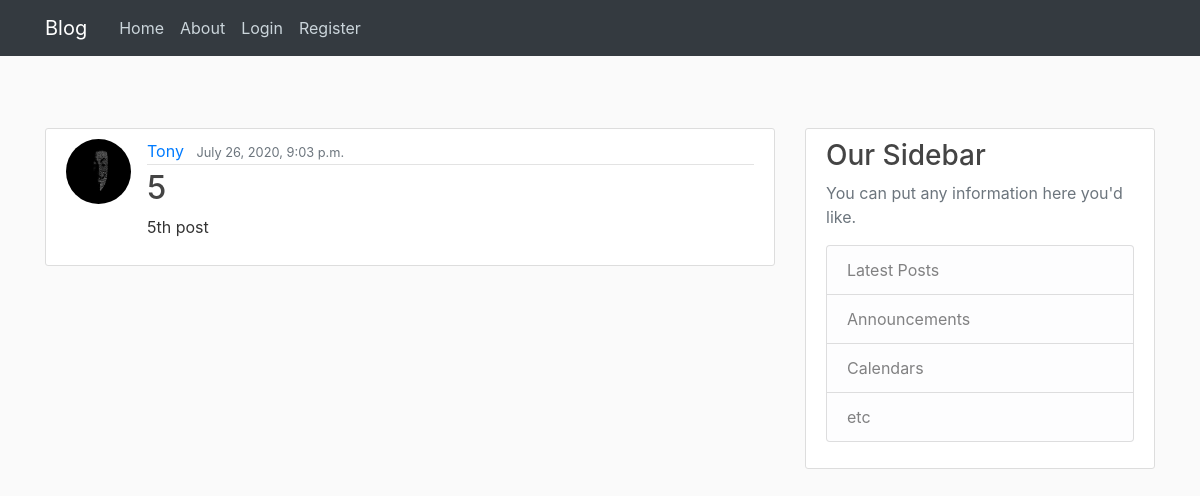
The page /blog/post/5/ on the database as committed earlier.
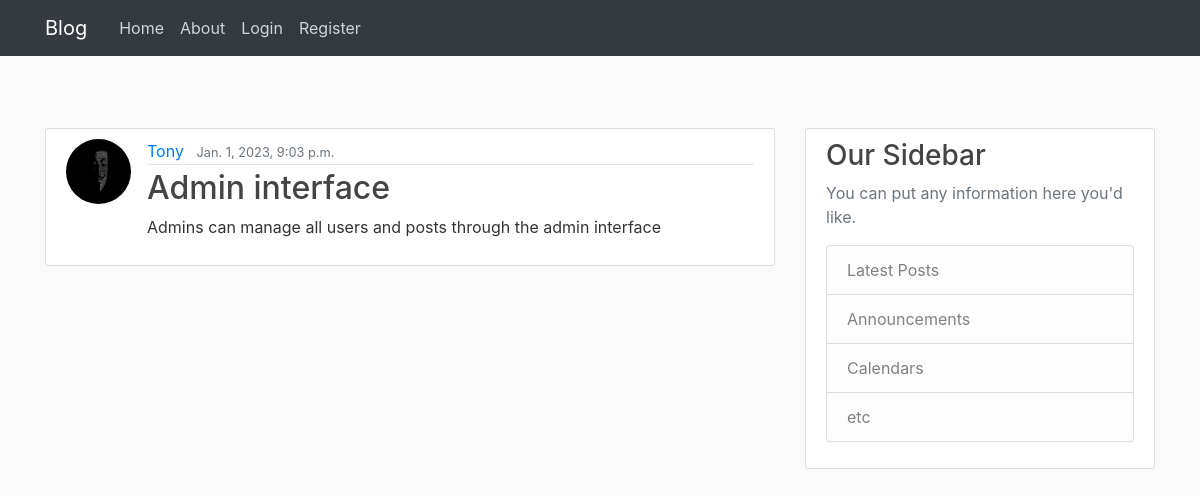
The same page on the database as committed later.
### blog/models.py (models this page shows, shortened)
class Post(models.Model):
    title = models.CharField(max_length=100)
    content = models.TextField()
    date_posted = models.DateTimeField(default=timezone.now)
    author = models.ForeignKey(User, on_delete=models.CASCADE)

### users/models.py (models this page shows, shortened)
class Profile(models.Model):
    user = models.OneToOneField(User, on_delete=models.CASCADE)
    image = models.ImageField(default='default.jpg', upload_to='profile_pics')

### blog/views.py (the view)
# urls.py: path('post/<int:pk>/', PostDetailView.as_view(), name='post-detail'),
class PostDetailView(DetailView):
    model = Post

### blog/templates/blog/post_detail.html (shortened to what this page needs)
{%extends 'blog/base.html' %}
{% block content %}
<article class="media content-section">
    <img class="rounded-circle article-img" src="{{object.author.profile.image.url}}">
    <div class="media-body">
        <div class="article-metadata">
            <a class="mr-2" href="{%url 'user-posts' object.author.username%}">{{ object.author }}</a>
            <small class="text-muted">{{ object.date_posted}}</small>
        </div>
        <h2 class="article-title">{{ object.title }}</h2>
        <p class="article-content">{{ object.content }}</p>
    </div>
</article>
{% endblock content%}

Rows that differ between the two databases and show on the page:
changed Post "Tony": date_posted "July 26, 2020, 9:03 p.m." → "Jan. 1, 2023, 9:03 p.m."; title "5" → "Admin interface"; content "5th post" → "Admins can manage all users and posts through the admin interface"
